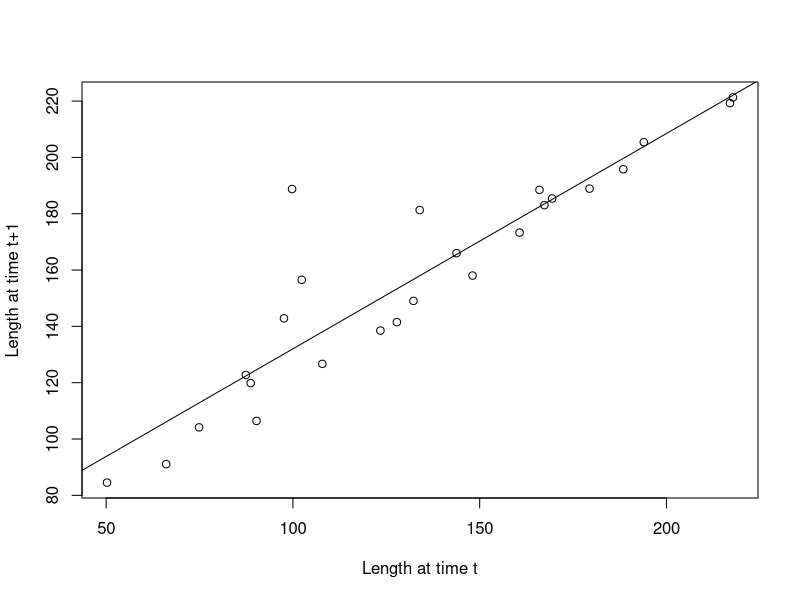
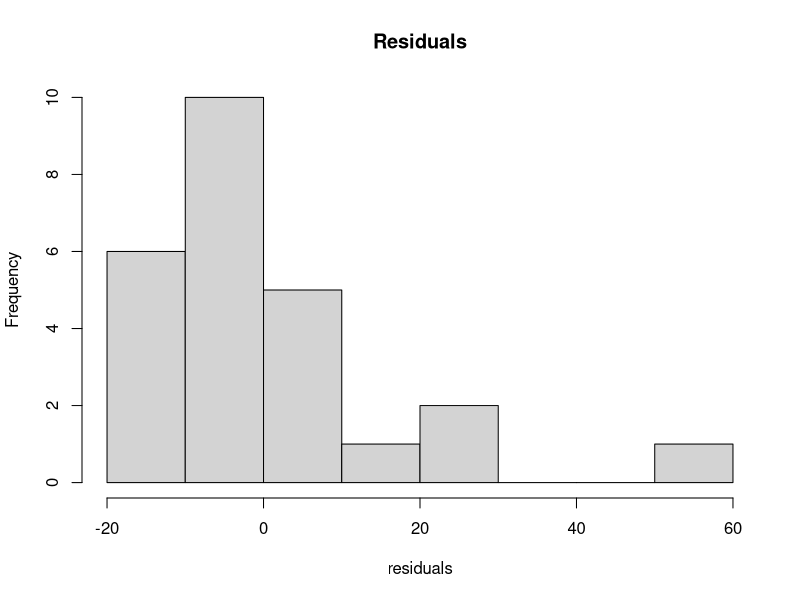

Reproduce these figures in R, in order.
## We want to find the relationship between
## length at time t and length at time t+1 for
## a (simulated) population (e.g., Walford plot).
## This requires a linear model of length(t)
## versus length(t+1).  We will fit the model
## with length(t) as the independent variable
## and length(t+1) as the dependent variable.

#prompt user for csv file, read in the data from the csv file
lengthData <- read.csv(file="data/linearModel.csv");

#Look at part of the data
print(head(lengthData))

#Fit the linear model
linearModelInfo <- lm(year2 ~ year1, data=lengthData)

#look at a summary of the results
print(summary(linearModelInfo))

#extract the slope and intercept
coefficients <- coef(linearModelInfo)

#Make a plot of the data with the model
plot(year2 ~ year1, data=lengthData, 
     ylab="Length at time t+1", 
     xlab="Length at time t");
abline(linearModelInfo) #the model

#Get the residuals
residuals <- linearModelInfo$residuals;

#check to see if any of the residuals are unusually large
if(any(abs(residuals) > 40))
{
  warning("Large residuals"); #output a warning to the user
}

#histogram of the residuals
hist(residuals, main="Residuals");
